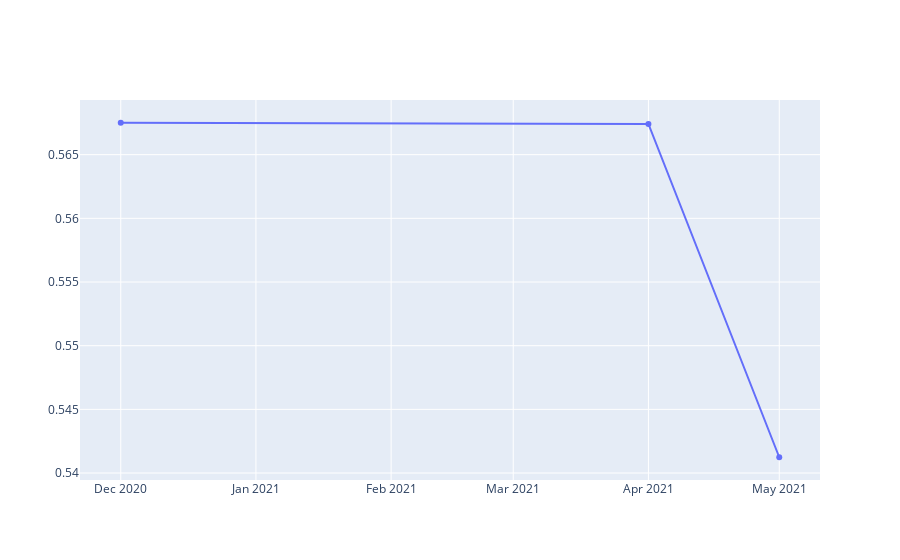

Notebook code for this chart:
### Code cell
fig = go.Figure()
tmpdf = vac_df[vac_df["zone"]=="Brisbane"]
fig.add_trace(go.Scatter(x=tmpdf["date"], y=tmpdf["senti score"], mode='lines+markers'))

### Figure 1 — Plotly figure (JSON) as saved in the notebook; plotly's stock layout.template omitted (floating-point values rounded to 4 significant figures)
{"data": [{"mode": "lines+markers", "type": "scatter", "x": ["2020-12", "2021-04", "2021-05"], "y": [0.5675, 0.5674, 0.5412]}], "layout": {}}
